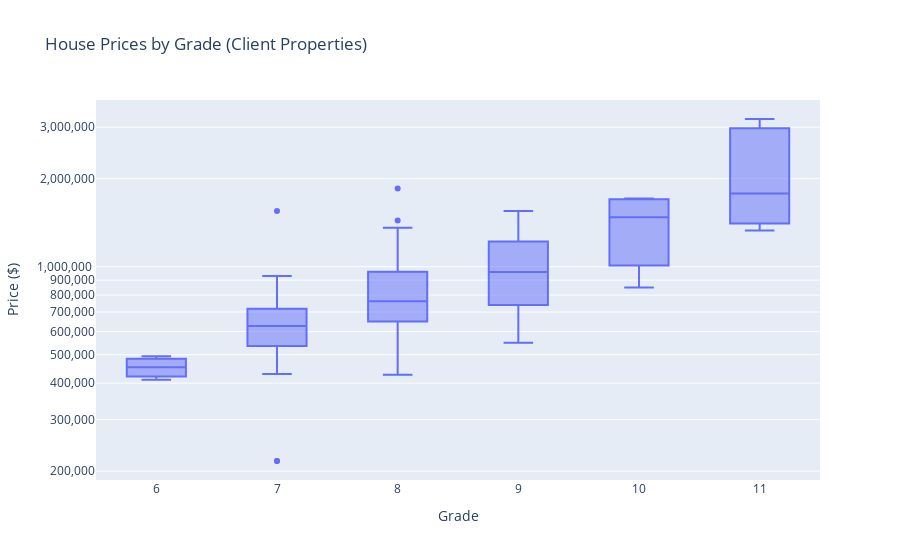

Notebook cell for this chart:
### Code cell
import plotly.express as px

fig = px.box(
    df_client,
    x='grade',
    y='price',
    points='outliers',
    labels={'grade': 'Grade', 'price': 'Price ($)'},
    title='House Prices by Grade (Client Properties)'
)

fig.update_yaxes(type='log', tickformat=",")
fig.show()

### Figure 1 — Plotly figure (JSON) as saved in the notebook; plotly's stock layout.template omitted (floating-point values rounded to 4 significant figures)
{"data": [{"alignmentgroup": "True", "boxpoints": "outliers", "hovertemplate": "Grade=%{x}<br>Price ($)=%{y}<extra></extra>", "legendgroup": "", "marker": {"color": "#636efa"}, "name": "", "notched": false, "offsetgroup": "", "orientation": "v", "showlegend": false, "type": "box", "x": [8, 8, 8, 6, 7, 8, 7, 8, 7, 7, 8, 9, 7, 6, 7, 8, 8, 7, 7, 7, 8, 8, 8, 9, 7, 8, 9, 8, 7, 7, 11, 7, 11, 7, 7, 8, 9, 11, 10, 8, 7, 9, 7, 8, 8, 7, 7, 7, 8, 8, 8, 7, 7, 7, 7, 9, 9, 6, 7, 7, 7, 8, 8, 9, 7, 10, 10, 9, 9, 8, 7, 7, 8, 8, 9, 8, 9, 7, 10, 8, 8, 9, 11, 10, 8, 7, 7, 7, 8, 8, 8, 8, 8, 8, 8, 7, 7, 9, 10, 8, 8, 9, 9, 11, 8, 9, 7, 9, 8], "x0": " ", "xaxis": "x", "y": [890000, 610000, 550000, 453500, 725000, 479000, 682000, 464950, 707500, 550000, 1180000, 700000, 430000, 494400, 563000, 1440000, 736000, 216650, 716000, 762000, 710000, 895000, 648475, 680000, 626700, 755000, 740000, 990000, 700000, 546000, 3200000, 595000, 1780000, 625000, 658000, 620000, 1450000, 2900000, 1010000, 625000, 570000, 1070000, 465000, 925000, 792000, 885000, 655000, 660000, 1360000, 650000, 1150000, 825000, 485000, 216650, 1550000, 1280000, 740000, 410500, 885000, 524000, 550000, 1850000, 931000, 1170000, 860000, 1640000, 1710000, 848000, 1110000, 872500, 930000, 710000, 915000, 935000, 1220000, 1220000, 797000, 642000, 1310000, 988000, 427500, 826000, 1430000, 1700000, 770000, 539950, 474000, 822500, 705000, 780000, 1000000, 631500, 1190000, 736000, 707000, 495000, 478000, 1450000, 850000, 675000, 675000, 700000, 1110000, 1330000, 600000, 1550000, 605000, 550000, 710200], "y0": " ", "yaxis": "y"}], "layout": {"boxmode": "group", "legend": {"tracegroupgap": 0}, "title": {"text": "House Prices by Grade (Client Properties)"}, "xaxis": {"anchor": "y", "domain": [0, 1], "title": {"text": "Grade"}}, "yaxis": {"anchor": "x", "domain": [0, 1], "tickformat": ",", "title": {"text": "Price ($)"}, "type": "log"}}}
